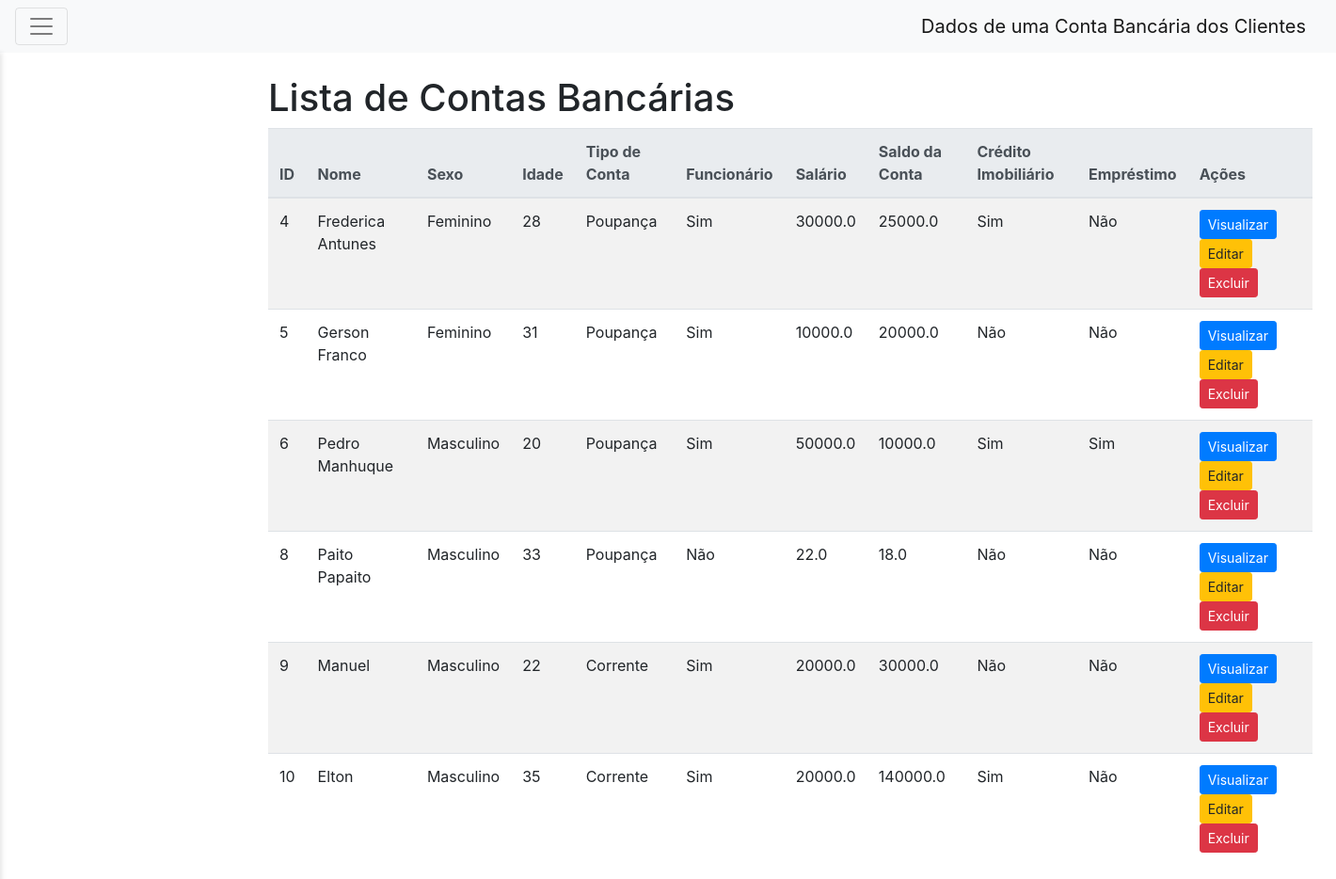
Screenshot of /index (signed in) with the database file from the repository.
### tables this page shows
CREATE TABLE contas_bancarias
                 (id INTEGER PRIMARY KEY AUTOINCREMENT,
                 nome TEXT NOT NULL,
                 sexo TEXT NOT NULL,
                 idade INTEGER NOT NULL,
                 tipo_conta TEXT NOT NULL,
                 funcionario BOOLEAN NOT NULL,
                 salario REAL,
                 saldo_conta REAL,
                 credito_imobiliario BOOLEAN NOT NULL,
                 emprestimo BOOLEAN NOT NULL);

### app.py (the view)
@app.route('/index')
@login_required
def index():
    conn = sqlite3.connect('C:/Users/manuel/Desktop/projecto inar/contas_bancarias.db')
    c = conn.cursor()
    c.execute("SELECT * FROM contas_bancarias")
    contas_bancarias = c.fetchall()
    conn.close()
    return render_template('index.html', contas_bancarias=contas_bancarias)

### app.py (called while the page is built)
@login_manager.user_loader
def load_user(user_id):
    conn = sqlite3.connect('contas_bancarias.db')
    c = conn.cursor()
    c.execute("SELECT * FROM usuarios WHERE id=?", (user_id,))
    user = c.fetchone()
    conn.close()
    if user:
        return User(id=user[0], username=user[1], password=user[2])
    return None

### templates/index.html (shortened to what this page needs)
<!DOCTYPE html>
<html lang="pt-BR">
<head>
    <link rel="stylesheet" href="https://maxcdn.bootstrapcdn.com/bootstrap/4.5.2/css/bootstrap.min.css">
    <link rel="stylesheet" href="https://cdnjs.cloudflare.com/ajax/libs/font-awesome/5.15.3/css/all.min.css">
</head>
<body>
<nav class="navbar navbar-light bg-light">
    <button class="navbar-toggler" type="button" id="sidebarCollapse">
        <span class="navbar-toggler-icon"></span>
    </button>
    <a class="navbar-brand" href="#">Dados de uma Conta Bancária dos Clientes</a>
</nav>
<div class="container mt-4">
    <h1>Lista de Contas Bancárias</h1>
    <div class="table-responsive">
        <table class="table table-striped">
            <thead class="thead-light">
                <tr>
                    <th>ID</th>
                    <th>Nome</th>
                    <th>Sexo</th>
                    <th>Idade</th>
                    <th>Tipo de Conta</th>
                    <th>Funcionário</th>
                    <th>Salário</th>
                    <th>Saldo da Conta</th>
                    <th>Crédito Imobiliário</th>
                    <th>Empréstimo</th>
                    <th>Ações</th>
                </tr>
            </thead>
            <tbody>
                {% for account in contas_bancarias %}
                <tr>
                    <td>{{ account[0] }}</td>
                    <td>{{ account[1] }}</td>
                    <td>{{ account[2] }}</td>
                    <td>{{ account[3] }}</td>
                    <td>{{ account[4] }}</td>
                    <td>{% if account[5] %}Sim{% else %}Não{% endif %}</td>
                    <td>{{ account[6] }}</td>
                    <td>{{ account[7] }}</td>
                    <td>{% if account[8] %}Sim{% else %}Não{% endif %}</td>
                    <td>{{ "Sim" if account[9] else "Não" }}</td>
                    <td>
                        <a href="{{ url_for('view_account', id=account[0]) }}" class="btn btn-primary btn-sm">Visualizar</a>
                        <a href="{{ url_for('edit_account', id=account[0]) }}" class="btn btn-warning btn-sm">Editar</a>
                        <form action="{{ url_for('delete_account', id=account[0]) }}" method="POST" onsubmit="return confirm('Tem certeza que deseja excluir esta conta bancária?')" style="display: inline;">
                            <button type="submit" class="btn btn-danger btn-sm">Excluir</button>
                        </form>
                    </td>
                </tr>
                {% endfor %}
            </tbody>
        </table>
    </div>
</div>
</body>
</html>

### templates/index.html (style rules this page uses)
.container { margin-left: 270px; transition: margin-left 0.3s ease-in-out; }
.btn-sm { transition: background-color 0.3s, transform 0.2s; }

### rows the page displays
contas_bancarias: id "4", nome "Frederica Antunes", sexo "Feminino", idade "28", tipo_conta "Poupança", funcionario "Sim", salario "30000.0", saldo_conta "25000.0", credito_imobiliario "Sim", emprestimo "Não"
contas_bancarias: id "5", nome "Gerson Franco", sexo "Feminino", idade "31", tipo_conta "Poupança", funcionario "Sim", salario "10000.0", saldo_conta "20000.0", credito_imobiliario "Não", emprestimo "Não"
contas_bancarias: id "6", nome "Pedro Manhuque", sexo "Masculino", idade "20", tipo_conta "Poupança", funcionario "Sim", salario "50000.0", saldo_conta "10000.0", credito_imobiliario "Sim", emprestimo "Sim"
contas_bancarias: id "8", nome "Paito Papaito", sexo "Masculino", idade "33", tipo_conta "Poupança", funcionario "Não", salario "22.0", saldo_conta "18.0", credito_imobiliario "Não", emprestimo "Não"
contas_bancarias: id "9", nome "Manuel", sexo "Masculino", idade "22", tipo_conta "Corrente", funcionario "Sim", salario "20000.0", saldo_conta "30000.0", credito_imobiliario "Não", emprestimo "Não"
contas_bancarias: id "10", nome "Elton", sexo "Masculino", idade "35", tipo_conta "Corrente", funcionario "Sim", salario "20000.0", saldo_conta "140000.0", credito_imobiliario "Sim", emprestimo "Não"
